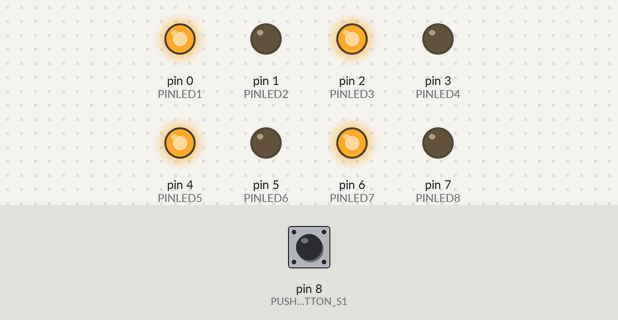
This sketch was run on a simulated Arduino Uno, built with avr-gcc and run on an emulated ATmega328P. On the bench: output pins drawn as LEDs (lit = HIGH). The inputs (shaded band) are chosen by the test bench; at power-on: pin 8 (PUSH_BUTTON_S1) LOW.

Above: at 1.8 s.
1.9 s: pin 8 (PUSH_BUTTON_S1) pulled HIGH for 0.65 s
At 2.15 s:
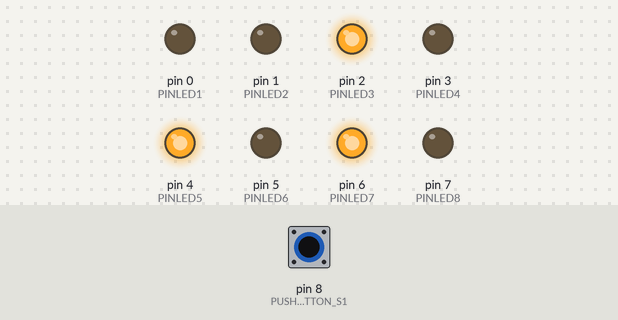
5.0 s: pin 8 (PUSH_BUTTON_S1) pulled HIGH for 1 s
At 6.1 s:
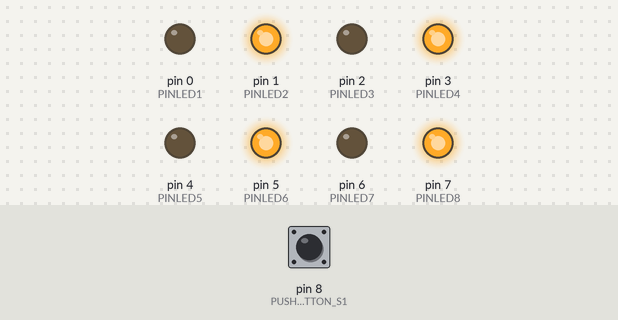
8.1 s: pin 8 (PUSH_BUTTON_S1) pulled HIGH for 3.2 s
At 8.55 s:
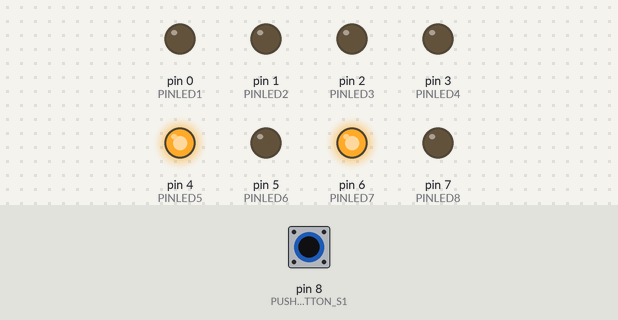
Timing chart, 0 to 13.6 s (numbered marks = the images above; inputs shaded):
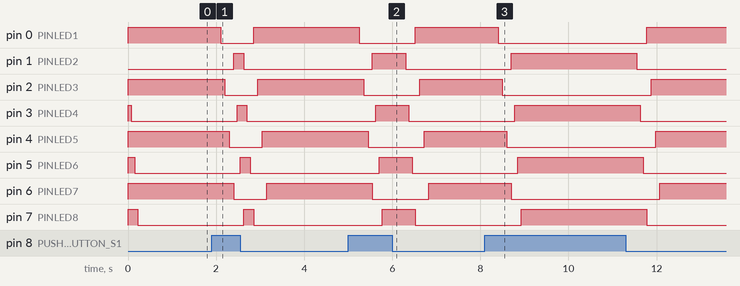

Measured:
- after the input at 1.9 s, pin 0 (PINLED1): HIGH → LOW after 0.20 s, → HIGH 0.75 s later; pin 1 (PINLED2): LOW → HIGH after 0.50 s, → LOW 0.23 s later; pin 2 (PINLED3): HIGH → LOW after 0.30 s, → HIGH 0.75 s later; pin 3 (PINLED4): LOW → HIGH after 0.58 s, → LOW 0.23 s later; pin 4 (PINLED5): HIGH → LOW after 0.40 s, → HIGH 0.75 s later
- after the input at 5.0 s, pin 0 (PINLED1): HIGH → LOW after 0.25 s, → HIGH 1.3 s later; pin 1 (PINLED2): LOW → HIGH after 0.55 s, → LOW 0.75 s later; pin 2 (PINLED3): HIGH → LOW after 0.35 s, → HIGH 1.3 s later; pin 3 (PINLED4): LOW → HIGH after 0.63 s, → LOW 0.75 s later; pin 4 (PINLED5): HIGH → LOW after 0.45 s, → HIGH 1.3 s later
- after the input at 8.1 s, pin 0 (PINLED1): HIGH → LOW after 0.30 s, → HIGH 3.4 s later; pin 1 (PINLED2): LOW → HIGH after 0.60 s, → LOW 2.9 s later; pin 2 (PINLED3): HIGH → LOW after 0.40 s, → HIGH 3.4 s later; pin 3 (PINLED4): LOW → HIGH after 0.68 s, → LOW 2.9 s later; pin 4 (PINLED5): HIGH → LOW after 0.50 s, → HIGH 3.4 s later

The sketch:

lab-3.ino
```cpp
#define PINLED1    0 // LED1
#define PINLED2    1 // LED2
#define PINLED3    2 // LED3
#define PINLED4    3 // LED4
#define PINLED5    4 // LED5
#define PINLED6    5 // LED6
#define PINLED7    6 // LED7
#define PINLED8    7 // LED8
#define PUSH_BUTTON_S1 8
#define PUSH_BUTTON_S2 9

int val = 0;

void setup() {


  pinMode(PINLED1,  OUTPUT);
  pinMode(PINLED2,  OUTPUT);
  pinMode(PINLED3,  OUTPUT);
  pinMode(PINLED4,  OUTPUT);
  pinMode(PINLED5,  OUTPUT);
  pinMode(PINLED6,  OUTPUT);
  pinMode(PINLED7,  OUTPUT);
  pinMode(PINLED8,  OUTPUT);


  digitalWrite(PINLED1,   HIGH);
  digitalWrite(PINLED2,   HIGH);
  digitalWrite(PINLED3,   HIGH);
  digitalWrite(PINLED4,   HIGH);
  digitalWrite(PINLED5,   HIGH);
  digitalWrite(PINLED6,   HIGH);
  digitalWrite(PINLED7,   HIGH);
  digitalWrite(PINLED8,   HIGH);
}


void loop(){
  val = digitalRead(PUSH_BUTTON_S1);  // read input value
  if (val == HIGH) {         // check if the input is HIGH (button released)
    digitalWrite(PINLED1, LOW);   // turn LED OFF
    delay(100);
    digitalWrite(PINLED3, LOW);
    delay(100);
    digitalWrite(PINLED5, LOW);
    delay(100);
    digitalWrite(PINLED7, LOW);

  digitalWrite(PINLED2,  HIGH);
  delay(75);
  digitalWrite(PINLED4,  HIGH);
  delay(75);
  digitalWrite(PINLED6,  HIGH);
  delay(75);
  digitalWrite(PINLED8,  HIGH);

  } else {
    // turn LED ON
  digitalWrite(PINLED2,  LOW);
  delay(75);
  digitalWrite(PINLED4,  LOW);
  delay(75);
  digitalWrite(PINLED6,  LOW);
  delay(75);
  digitalWrite(PINLED8,  LOW);

    digitalWrite(PINLED1, HIGH);   // turn LED OFF
    delay(100);
    digitalWrite(PINLED3, HIGH);
    delay(100);
    digitalWrite(PINLED5, HIGH);
    delay(100);
    digitalWrite(PINLED7, HIGH);


 // delay(2000);
  }
}
```
